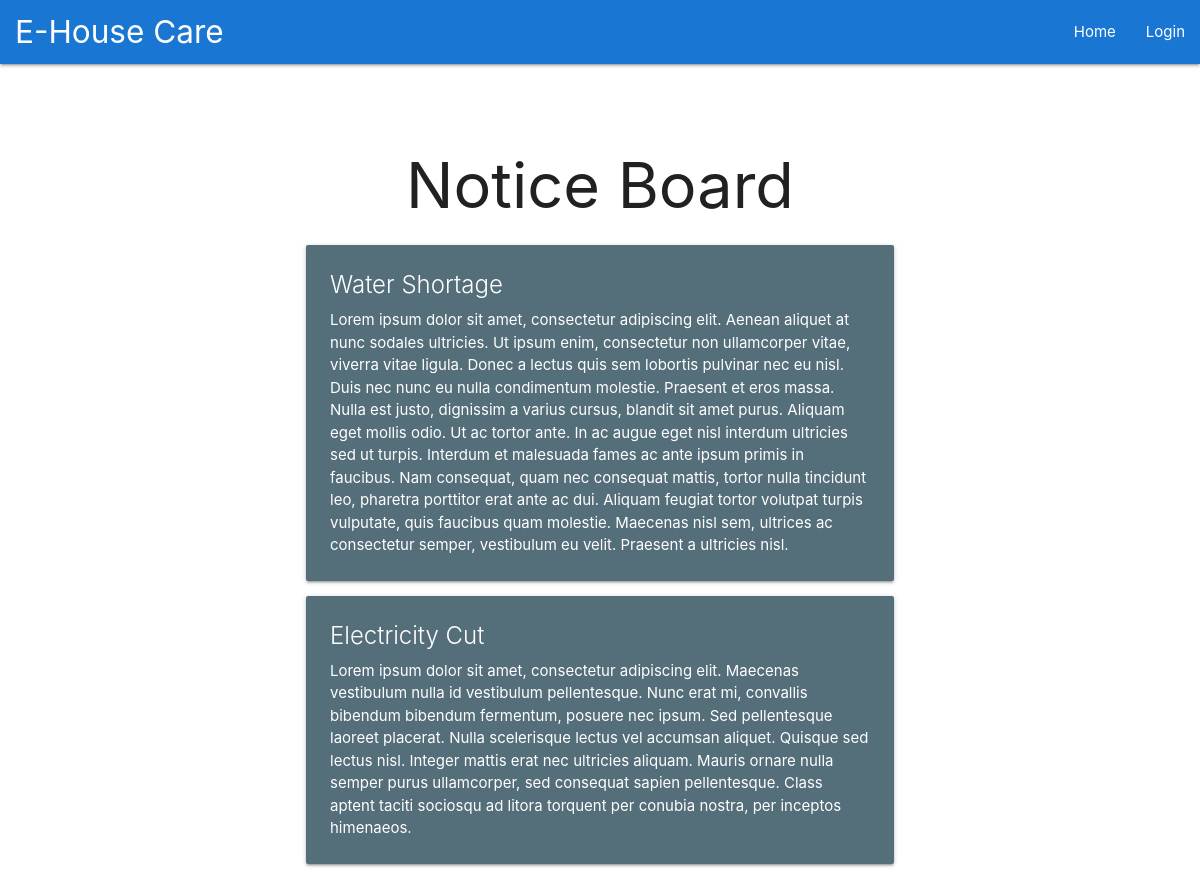
Screenshot of /noticeboard with the database file from the repository.
### main/models.py (models this page shows, shortened)
class Notice(models.Model):
    header_notice = CharField(max_length=100)
    details_notice = TextField()

### main/views.py (the view)
# urls.py: path('noticeboard', views.noticeboard, name='noticeboard'),
def noticeboard(request):
    messages.info(request, 'You are viewing the Notice Board!')
    return render(request, "main/noticeboard.html", context={'noticeboard': Notice.objects.all})

### main/templates/main/noticeboard.html (shortened to what this page needs)
{% extends "main/header.html" %} {% block content %}
<div class="container">
  <h1 style="text-align:center;">Notice Board</h1>
  {% for notice in noticeboard %}
  <div class="col s12 m6 l4">
    <div class="card blue-grey darken-1">
      <div class="card-content white-text">
        <span class="card-title">{{notice.header_notice}}</span>
        <p>{{notice.details_notice|safe}}</p>
      </div>
    </div>
  </div>
  {% endfor %}
</div>
{% endblock %}

### rows the page displays
Notice: header_notice "Water Shortage", details_notice "Lorem ipsum dolor sit amet, consectetur adipiscing elit. Aenean aliquet at nunc sodales ultricies. Ut ipsum enim, consectetur non ullamcorper vitae, viverra vitae ligula. Donec a lectus quis sem lobortis pulvinar nec eu nisl. Duis nec nunc eu nulla condimentum molestie. Praesent et eros massa. Nulla est justo, dignissim a varius cursus, blandit sit amet purus. Aliquam eget mollis odio. Ut ac tortor ante. In ac augue eget nisl interdum ultricies sed ut turpis. Interdum et malesuada fames ac ante ipsum primis in faucibus. Nam consequat, quam nec consequat mattis, tortor nulla tincidunt leo, pharetra porttitor erat ante ac dui. Aliquam feugiat tortor volutpat turpis vulputate, quis faucibus…"
Notice: header_notice "Electricity Cut", details_notice "Lorem ipsum dolor sit amet, consectetur adipiscing elit. Maecenas vestibulum nulla id vestibulum pellentesque. Nunc erat mi, convallis bibendum bibendum fermentum, posuere nec ipsum. Sed pellentesque laoreet placerat. Nulla scelerisque lectus vel accumsan aliquet. Quisque sed lectus nisl. Integer mattis erat nec ultricies aliquam. Mauris ornare nulla semper purus ullamcorper, sed consequat sapien pellentesque. Class aptent taciti sociosqu ad litora torquent per conubia nostra, per inceptos himenaeos."
